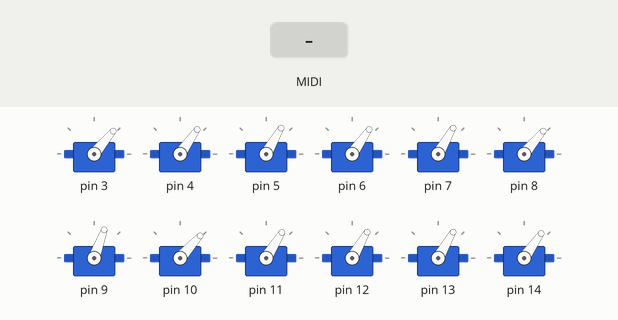
Simulated run of this sketch. Board: Arduino Uno, built with avr-gcc and run on an emulated ATmega328P. Shown: 12 × servo. The inputs (shaded band) are chosen by the test bench. MIDI output is not drawn.

Above: at 1.2 s.
1.3 s: MIDI note 67 received
At 2.1 s:
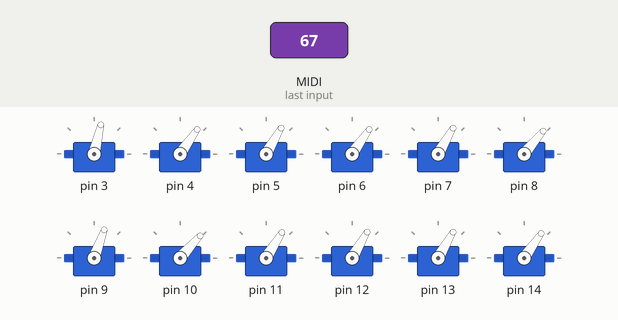
2.8 s: MIDI note 72 received
At 3.2 s:
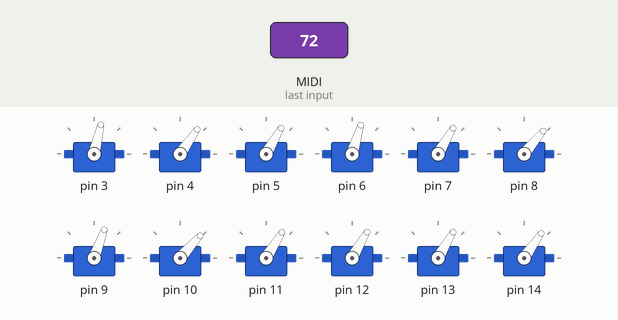
4.3 s: MIDI note 67 received
At 5.6 s:
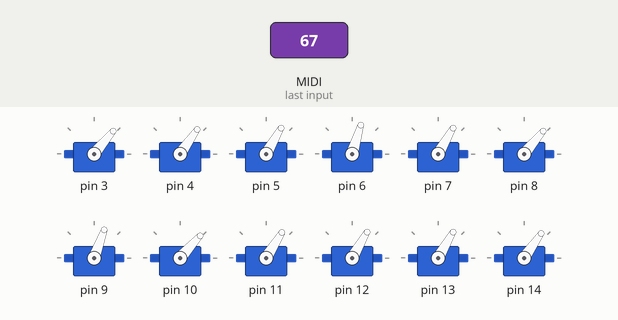
Timing chart, 0 to 7.3 s (numbered marks = the images above; inputs shaded):
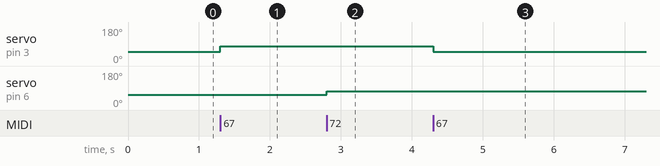

Measured:
- after the input at 1.3 s, servo on pin 3: 50° → 77° at once
- after the input at 2.8 s, servo on pin 6: 55° → 73° at once
- after the input at 4.3 s, servo on pin 3: 77° → 50° at once

The sketch:

ProgrammeFinalAutonomousLyre.ino
```cpp
#include <MIDI.h>
#include <Servo.h>
MIDI_CREATE_DEFAULT_INSTANCE();
Servo servos[16];
int tabPositions[16];
//valeurs des notes MIDI de chaque corde, allant de sol à la (de 2 gammes au dessus)
int tabNotes[]={67,69,71,72,74,76,77,79,81,83,84,86,88,89,91,93};
//angles pour chaque servomoteur
int tabAngle1[]={50,55,60,55,60,50,70,48,58,60,60,55,60,50,60,50}; //1ere position
int tabAngle2[]={77,73,85,73,80,72,100,70,88,85,80,70,85,70,80,70}; //2eme position
//lorsqu"un servomoteur va de la 1ère à la 2ème position, il joue sa corde et idem de la 2ème à 1ère position

void handleNoteOn(byte channel, byte note, byte velocity) {
  int index = findNoteIndex(note);
  if (index >= 0) {
    if (tabPositions[index]==tabAngle1[index]){
      tabPositions[index] = tabAngle2[index];
      servos[index].write(tabAngle2[index]);
    }else{
      tabPositions[index] = tabAngle1[index];
      servos[index].write(tabAngle1[index]);
    }

  }
}
int findNoteIndex(int note) {
  for (int i = 0; i < 16; i++) {
    if (note == tabNotes[i]) {
      return i;
    }
  }
  return -1;
}
//-----------
void setup() {
  for (int i = 0; i < 16; i++) {
    servos[i].attach(i+3); //les servomoteurs utilisent les broches de 3 à 18
    tabPositions[i] = tabAngle1[i]; //la position initiale de chaque servomoteur
    servos[i].write(tabAngle1[i]);
  }
  MIDI.begin();
  MIDI.setHandleNoteOn(handleNoteOn); //dit quoi faire quand un signal de "note on" est envoyé quand c'est lu dans le void loop()
  Serial.begin(57600);

}
void loop() {
  MIDI.read();
}
```
